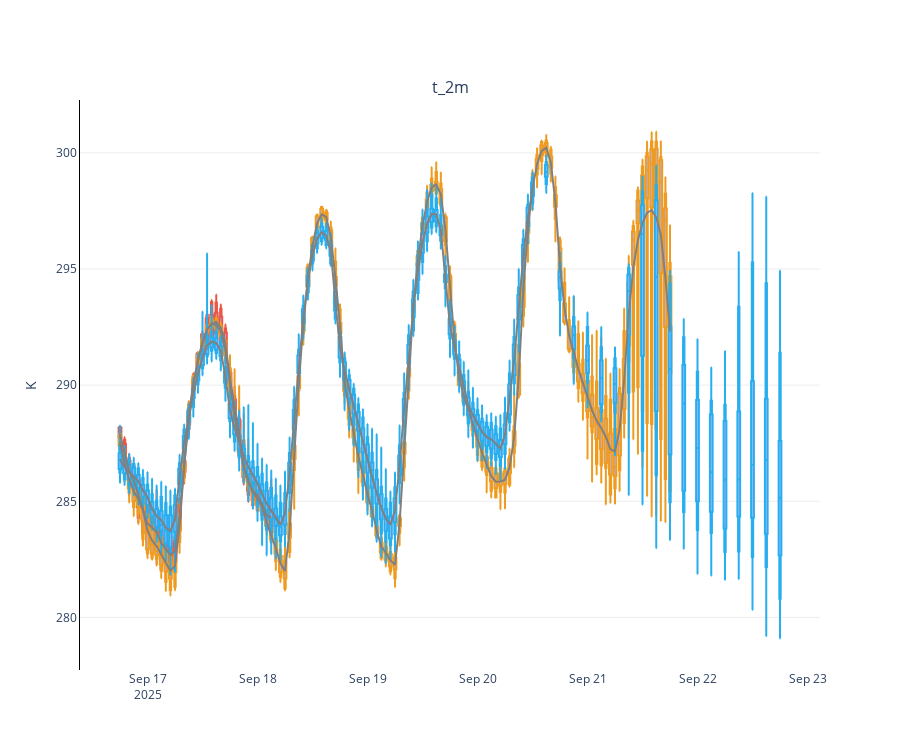

Source (notebook cell):
### Markdown cell above
**Plotting ensemble members of time series**

### Code cell
from earthkit.plots.interactive import Chart

TIME_FREQUENCY = "1h"
QUANTILES = [0, 0.1, 0.25, 0.5, 0.75, 0.9, 1]

chart = Chart()

# CH1
chart.box(ds_ch1, quantiles=QUANTILES, line_color="#ea5545",
          legendgroup="CH1", showlegend=False)
chart.line(ds_ch1, aggregation="mean", line_color="grey",
           time_frequency=TIME_FREQUENCY,
           legendgroup="CH1", name="ICON-CH1-EPS (mean)", showlegend=True)

# CH2
chart.box(ds_ch2, quantiles=QUANTILES, line_color="#ef9b20",
          legendgroup="CH2", showlegend=False)
chart.line(ds_ch2, aggregation="mean", line_color="grey",
           time_frequency=TIME_FREQUENCY,
           legendgroup="CH2", name="ICON-CH2-EPS (mean)", showlegend=True)

# IFS
chart.box(ds_ifs, quantiles=QUANTILES, line_color="#27aeef",
          legendgroup="IFS", showlegend=False)
chart.line(ds_ifs, aggregation="mean", line_color="grey",
           time_frequency=TIME_FREQUENCY,
           legendgroup="IFS", name="IFS (mean)", showlegend=True)

chart.show()
